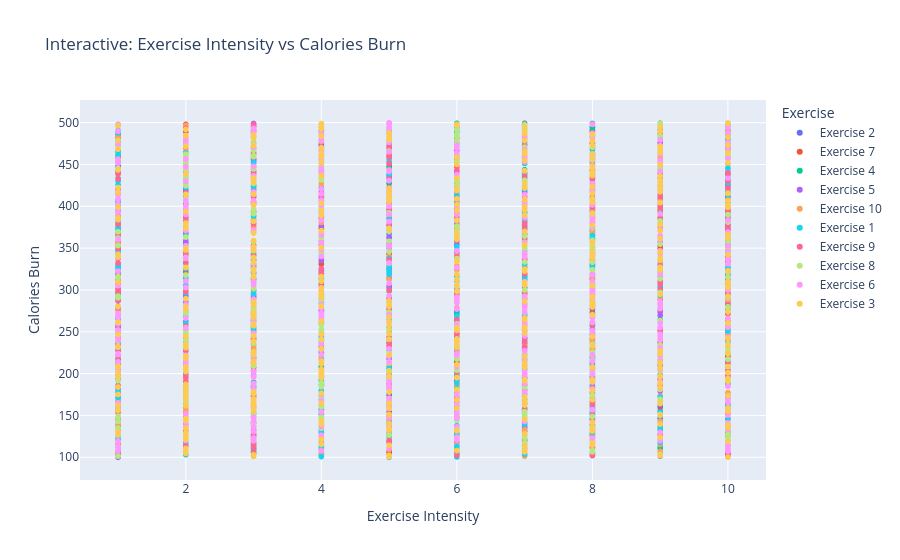

Notebook code cell kept with this figure:
### Code cell
# ==========================================
# INTERACTIVE VISUALIZATION
# ==========================================
# Detta är en interaktiv plot som uppfyller lärarens extra-del.
# Här kan användaren hovra över punkterna och få mer information.

fig = px.scatter(
    df_spirit,
    x="Exercise Intensity",
    y="Calories Burn",
    color="Exercise",
    hover_data=["Gender", "Age", "Duration", "BMI"],
    title="Interactive: Exercise Intensity vs Calories Burn"
)

fig.show()

### Figure 1 — Plotly figure (JSON) as saved in the notebook; plotly's stock layout.template omitted (floating-point values rounded to 4 significant figures; data arrays with more than 128 entries replaced by an {"elided": "..."} marker saying what was removed)
{"data": [{"customdata": {"elided": "345x4 mixed values"}, "hovertemplate": "Exercise=Exercise 2<br>Exercise Intensity=%{x}<br>Calories Burn=%{y}<br>Gender=%{customdata[0]}<br>Age=%{customdata[1]}<br>Duration=%{customdata[2]}<br>BMI=%{customdata[3]}<extra></extra>", "legendgroup": "Exercise 2", "marker": {"color": "#636efa", "symbol": "circle"}, "mode": "markers", "name": "Exercise 2", "showlegend": true, "type": "scattergl", "x": {"elided": "345 int values"}, "xaxis": "x", "y": {"elided": "345 float values"}, "yaxis": "y"}, {"customdata": {"elided": "386x4 mixed values"}, "hovertemplate": "Exercise=Exercise 7<br>Exercise Intensity=%{x}<br>Calories Burn=%{y}<br>Gender=%{customdata[0]}<br>Age=%{customdata[1]}<br>Duration=%{customdata[2]}<br>BMI=%{customdata[3]}<extra></extra>", "legendgroup": "Exercise 7", "marker": {"color": "#EF553B", "symbol": "circle"}, "mode": "markers", "name": "Exercise 7", "showlegend": true, "type": "scattergl", "x": {"elided": "386 int values"}, "xaxis": "x", "y": {"elided": "386 float values"}, "yaxis": "y"}, {"customdata": {"elided": "371x4 mixed values"}, "hovertemplate": "Exercise=Exercise 4<br>Exercise Intensity=%{x}<br>Calories Burn=%{y}<br>Gender=%{customdata[0]}<br>Age=%{customdata[1]}<br>Duration=%{customdata[2]}<br>BMI=%{customdata[3]}<extra></extra>", "legendgroup": "Exercise 4", "marker": {"color": "#00cc96", "symbol": "circle"}, "mode": "markers", "name": "Exercise 4", "showlegend": true, "type": "scattergl", "x": {"elided": "371 int values"}, "xaxis": "x", "y": {"elided": "371 float values"}, "yaxis": "y"}, {"customdata": {"elided": "404x4 mixed values"}, "hovertemplate": "Exercise=Exercise 5<br>Exercise Intensity=%{x}<br>Calories Burn=%{y}<br>Gender=%{customdata[0]}<br>Age=%{customdata[1]}<br>Duration=%{customdata[2]}<br>BMI=%{customdata[3]}<extra></extra>", "legendgroup": "Exercise 5", "marker": {"color": "#ab63fa", "symbol": "circle"}, "mode": "markers", "name": "Exercise 5", "showlegend": true, "type": "scattergl", "x": {"elided": "404 int values"}, "xaxis": "x", "y": {"elided": "404 float values"}, "yaxis": "y"}, {"customdata": {"elided": "398x4 mixed values"}, "hovertemplate": "Exercise=Exercise 10<br>Exercise Intensity=%{x}<br>Calories Burn=%{y}<br>Gender=%{customdata[0]}<br>Age=%{customdata[1]}<br>Duration=%{customdata[2]}<br>BMI=%{customdata[3]}<extra></extra>", "legendgroup": "Exercise 10", "marker": {"color": "#FFA15A", "symbol": "circle"}, "mode": "markers", "name": "Exercise 10", "showlegend": true, "type": "scattergl", "x": {"elided": "398 int values"}, "xaxis": "x", "y": {"elided": "398 float values"}, "yaxis": "y"}, {"customdata": {"elided": "403x4 mixed values"}, "hovertemplate": "Exercise=Exercise 1<br>Exercise Intensity=%{x}<br>Calories Burn=%{y}<br>Gender=%{customdata[0]}<br>Age=%{customdata[1]}<br>Duration=%{customdata[2]}<br>BMI=%{customdata[3]}<extra></extra>", "legendgroup": "Exercise 1", "marker": {"color": "#19d3f3", "symbol": "circle"}, "mode": "markers", "name": "Exercise 1", "showlegend": true, "type": "scattergl", "x": {"elided": "403 int values"}, "xaxis": "x", "y": {"elided": "403 float values"}, "yaxis": "y"}, {"customdata": {"elided": "394x4 mixed values"}, "hovertemplate": "Exercise=Exercise 9<br>Exercise Intensity=%{x}<br>Calories Burn=%{y}<br>Gender=%{customdata[0]}<br>Age=%{customdata[1]}<br>Duration=%{customdata[2]}<br>BMI=%{customdata[3]}<extra></extra>", "legendgroup": "Exercise 9", "marker": {"color": "#FF6692", "symbol": "circle"}, "mode": "markers", "name": "Exercise 9", "showlegend": true, "type": "scattergl", "x": {"elided": "394 int values"}, "xaxis": "x", "y": {"elided": "394 float values"}, "yaxis": "y"}, {"customdata": {"elided": "397x4 mixed values"}, "hovertemplate": "Exercise=Exercise 8<br>Exercise Intensity=%{x}<br>Calories Burn=%{y}<br>Gender=%{customdata[0]}<br>Age=%{customdata[1]}<br>Duration=%{customdata[2]}<br>BMI=%{customdata[3]}<extra></extra>", "legendgroup": "Exercise 8", "marker": {"color": "#B6E880", "symbol": "circle"}, "mode": "markers", "name": "Exercise 8", "showlegend": true, "type": "scattergl", "x": {"elided": "397 int values"}, "xaxis": "x", "y": {"elided": "397 float values"}, "yaxis": "y"}, {"customdata": {"elided": "381x4 mixed values"}, "hovertemplate": "Exercise=Exercise 6<br>Exercise Intensity=%{x}<br>Calories Burn=%{y}<br>Gender=%{customdata[0]}<br>Age=%{customdata[1]}<br>Duration=%{customdata[2]}<br>BMI=%{customdata[3]}<extra></extra>", "legendgroup": "Exercise 6", "marker": {"color": "#FF97FF", "symbol": "circle"}, "mode": "markers", "name": "Exercise 6", "showlegend": true, "type": "scattergl", "x": {"elided": "381 int values"}, "xaxis": "x", "y": {"elided": "381 float values"}, "yaxis": "y"}, {"customdata": {"elided": "385x4 mixed values"}, "hovertemplate": "Exercise=Exercise 3<br>Exercise Intensity=%{x}<br>Calories Burn=%{y}<br>Gender=%{customdata[0]}<br>Age=%{customdata[1]}<br>Duration=%{customdata[2]}<br>BMI=%{customdata[3]}<extra></extra>", "legendgroup": "Exercise 3", "marker": {"color": "#FECB52", "symbol": "circle"}, "mode": "markers", "name": "Exercise 3", "showlegend": true, "type": "scattergl", "x": {"elided": "385 int values"}, "xaxis": "x", "y": {"elided": "385 float values"}, "yaxis": "y"}], "layout": {"legend": {"title": {"text": "Exercise"}, "tracegroupgap": 0}, "title": {"text": "Interactive: Exercise Intensity vs Calories Burn"}, "xaxis": {"anchor": "y", "domain": [0, 1], "title": {"text": "Exercise Intensity"}}, "yaxis": {"anchor": "x", "domain": [0, 1], "title": {"text": "Calories Burn"}}}}
